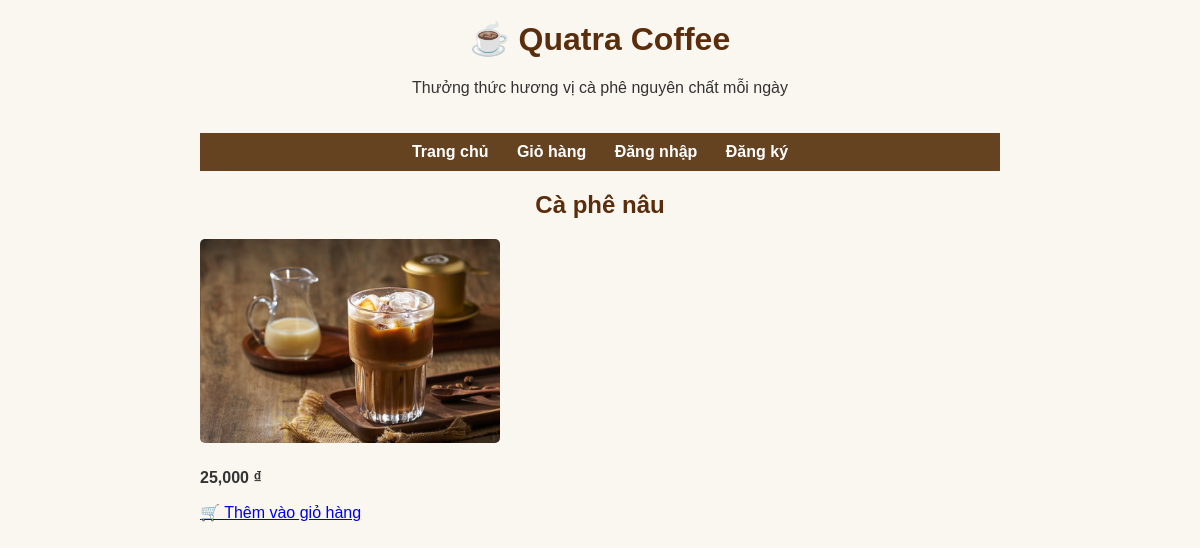
/product/1/, run on the app's committed database.
### store/models.py (models this page shows, shortened)
class Product(models.Model):
    name = models.CharField(max_length=100)
    description = models.TextField(blank=True, null= True)
    price = models.DecimalField(max_digits=8, decimal_places=2)
    image = models.ImageField(upload_to='products/', blank=True)

### store/views.py (the view)
# urls.py: path('product/<int:product_id>/', views.product_detail, name='product_detail'),
def product_detail(request, product_id):
    product = get_object_or_404(Product, id=product_id)
    return render(request, 'store/product_detail.html', {'product': product})

### store/templates/store/product_detail.html (shortened to what this page needs)
{% extends 'store/base.html' %}
{% load cart_filters %}
{% load humanize %}
{% block content %}
  <h2>{{ product.name }}</h2>
  <img src="{{ product.image.url }}" alt="{{ product.name }}" style="max-width: 300px;">
  <p><strong>{{ product.price|floatformat:0|intcomma }} ₫</strong></p>
  <a href="{% url 'add_to_cart' product.id %}">🛒 Thêm vào giỏ hàng</a>
{% endblock %}

### static/css/style.css (style rules this page uses)
body { font-family: Arial, sans-serif; background-color: #fdf6ee; color: #3e2c23; margin: 0; padding: 0; }
h2 { text-align: center; color: #6b3e26; }

### store/templates/store/base.html (style rules this page uses)
body { font-family: Arial, sans-serif; max-width: 800px; margin: 0 auto; padding: 20px; background-color: #faf7f1; color: #333; }
h1, h2 { color: #5a2d0c; }
img { max-width: 100%; border-radius: 5px; }
img { max-width: 100%; height: auto; border-radius: 5px; margin-bottom: 10px; }

### data on the page
Product: name "Cà phê nâu", image (picture), price "25,000"
